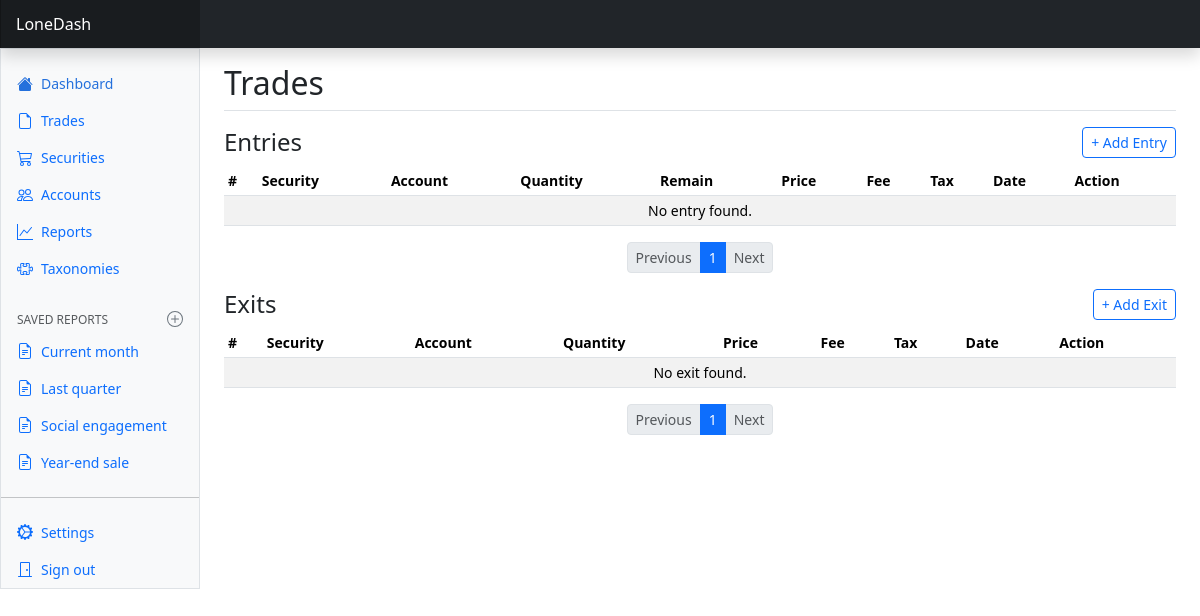
The page /trades/ (signed in) on the database as committed earlier.
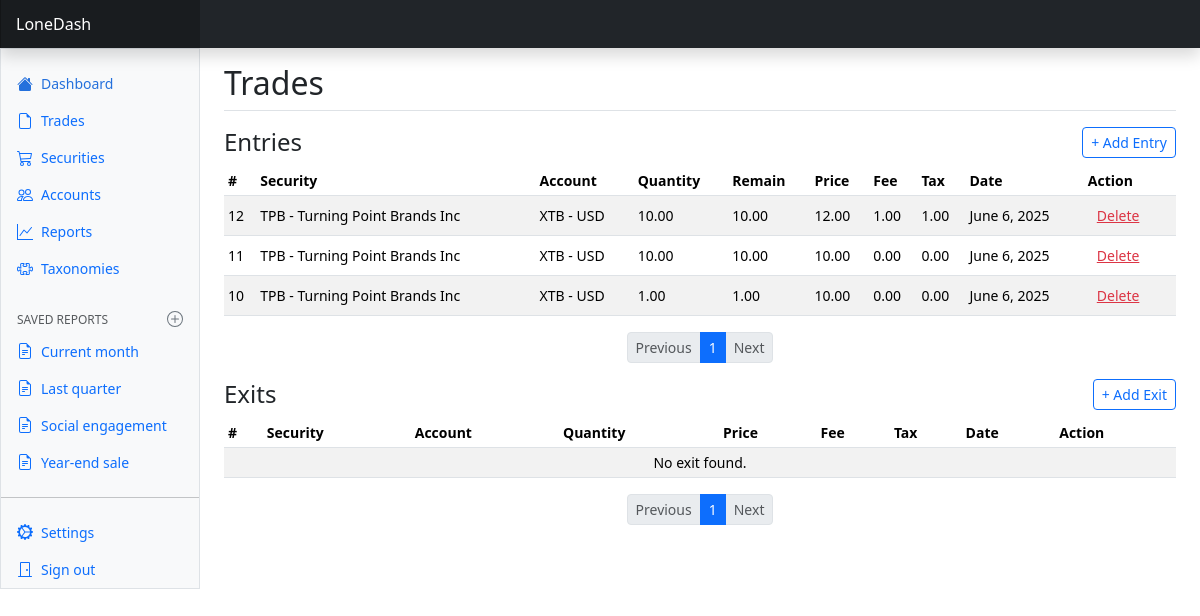
The same page on the database as committed later.
### dash/models.py (models this page shows, shortened)
class TradeEntry(models.Model):
    user = models.ForeignKey(User, on_delete=models.CASCADE, related_name='entries')
    account = models.ForeignKey(Account, on_delete=models.CASCADE, related_name='entries')
    security = models.ForeignKey('Security', on_delete=models.CASCADE, related_name='entries')
    quantity = models.DecimalField(max_digits=16, decimal_places=2)
    price = models.DecimalField(max_digits=16, decimal_places=2)
    fee = models.DecimalField(max_digits=16, decimal_places=2, default=0)
    tax = models.DecimalField(max_digits=16, decimal_places=2, default=0)
    date = models.DateField(default=date.today)
    note = models.TextField(blank=True)
    class Meta:
        ordering = ['-date']
    @property
    def filled_quantity(self):
        return sum(exit.quantity for exit in self.exits.all())
    @property
    def remaining_quantity(self):
        return self.quantity - self.filled_quantity

class Security(models.Model):
    country = models.ForeignKey(Country, on_delete=models.CASCADE, related_name='country')
    user = models.ForeignKey(User, on_delete=models.CASCADE, related_name='security')
    code = models.CharField(max_length=10)
    exchange = models.CharField(max_length=20)
    name = models.CharField(max_length=255)
    type = models.CharField(max_length=255, blank=True)
    isin = models.CharField(max_length=20, blank=True)
    close = models.DecimalField(max_digits=16, decimal_places=2, default=0)
    date = models.DateField(default=date.today)
    api_source = models.CharField(max_length=50, blank=True, null=True)
    industry = models.CharField(max_length=100, blank=True)
    sector = models.CharField(max_length=100, blank=True)
    website = models.URLField(blank=True)
    description = models.TextField(blank=True)
    class Meta:
        constraints = [
            models.UniqueConstraint(fields=['user', 'code'], name='unique_user_code')
        ]
        indexes = [
            models.Index(fields=['user', 'code']),
        ]
    def __str__(self):
        return f"{self.code} - {self.name}"

class Account(models.Model):
    user = models.ForeignKey(User, on_delete=models.CASCADE, related_name='accounts')
    name = models.CharField(max_length=255)
    type = models.CharField(max_length=255, choices=[
        ('deposit', 'Deposit'),
        ('broker', 'Broker'),
    ])
    currency = models.CharField(max_length=10, default='USD')
    active = models.BooleanField(default=True)
    description = models.TextField(blank=True)
    def __str__(self):
        return f"{self.name} - {self.currency}"
    def __init__(self, *args, **kwargs):
        super().__init__(*args, **kwargs)

### dash/views.py (the view)
# urls.py: path('trades/', trades_view, name='trades'),
def trades_view(request):
    entries_list = TradeEntry.objects.filter(user=request.user).order_by('-id')
    entries_paginator = Paginator(entries_list, 10)
    entries_page = entries_paginator.get_page(request.GET.get('entries_page'))
    exits_list = TradeExit.objects.filter(entry__user=request.user).order_by('-id')
    exits_paginator = Paginator(exits_list, 10)
    exits_page = exits_paginator.get_page(request.GET.get('exits_page'))
    svg_content = get_icons_svg()
    return render(request, "trades.html", {'icons_svg': svg_content, 'entries' : entries_page, 'exits' : exits_page})

### dash/templates/trades.html (shortened to what this page needs)
{% extends "base.html" %}
{% block content %}
<main class="col-md-9 ms-sm-auto col-lg-10 px-md-4">
    <div
        class="d-flex justify-content-between flex-wrap flex-md-nowrap align-items-center pt-3 pb-2 mb-3 border-bottom">
        <h2 class="mb-0">Trades</h2>
    </div>
    <div class="d-flex justify-content-between align-items-center mb-2">
        <h4 class="mb-0">Entries</h4>
        <button type="button" class="btn btn-sm btn-outline-primary" id="btn-add-entry">+ Add Entry</button>
    </div>
    <div class="table-responsive small">
        <table class="table table-striped table-sm">
            <thead>
                <tr>
                    <th scope="col">#</th>
                    <th scope="col">Security</th>
                    <th scope="col">Account</th>
                    <th scope="col">Quantity</th>
                    <th scope="col">Remain</th>
                    <th scope="col">Price</th>
                    <th scope="col">Fee</th>
                    <th scope="col">Tax</th>
                    <th scope="col">Date</th>
                    <th scope="col">Action</th>
                </tr>
            </thead>
            <tbody>
                {% for entry in entries %}
                <tr>
                    <td>{{ entry.id }}</td>
                    <td>{{ entry.security }}</td>
                    <td>{{ entry.account }}</td>
                    <td>{{ entry.quantity}}</td>
                    <td>{{ entry.remaining_quantity}}</td>
                    <td>{{ entry.price}}</td>
                    <td>{{ entry.fee}}</td>
                    <td>{{ entry.tax }}</td>
                    <td>{{ entry.date}}</td>
                    <td>
                        <button class="btn btn-sm btn-link text-danger btn-delete-entry"
                            data-id="{{ entry.id }}">Delete</button>
                    </td>
                </tr>
                {% empty %}
                <tr>
                    <td colspan="10" class="text-center">No entry found.</td>
                </tr>
                {% endfor %}
            </tbody>
        </table>
    </div>
    <nav>
        <ul class="pagination pagination-sm justify-content-center">
            {% if entries.has_previous %}
            <li class="page-item">
                <a class="page-link" href="?entries_page={{ entries.previous_page_number }}">Previous</a>
            </li>
            {% else %}
            <li class="page-item disabled"><span class="page-link">Previous</span></li>
            {% endif %}
            {% for num in entries.paginator.page_range %}
            <li class="page-item {% if entries.number == num %}active{% endif %}">
                <a class="page-link" href="?entries_page={{ num }}">{{ num }}</a>
            </li>
            {% endfor %}
            {% if entries.has_next %}
            <li class="page-item">
                <a class="page-link" href="?entries_page={{ entries.next_page_number }}">Next</a>
            </li>
            {% else %}
            <li class="page-item disabled"><span class="page-link">Next</span></li>
            {% endif %}
        </ul>
    </nav>
    <div class="d-flex justify-content-between align-items-center mb-2">
        <h4 class="mb-0">Exits</h4>
        <button type="button" class="btn btn-sm btn-outline-primary" id="btn-add-exit">+ Add Exit</button>
    </div>
    <div class="table-responsive small">
        <table class="table table-striped table-sm">
            <thead>
                <tr>
                    <th scope="col">#</th>
                    <th scope="col">Security</th>
                    <th scope="col">Account</th>
                    <th scope="col">Quantity</th>
                    <th scope="col">Price</th>
                    <th scope="col">Fee</th>
                    <th scope="col">Tax</th>
                    <th scope="col">Date</th>
                    <th scope="col">Action</th>
                </tr>
            </thead>
            <tbody>
                {% for exit in exits %}
                <tr>
                    <td>{{ exit.id }}</td>
                    <td>{{ exit.security }}</td>
                    <td>{{ exit.account }}</td>
                    <td>{{ exit.quantity}}</td>
                    <td>{{ exit.price}}</td>
                    <td>{{ exit.fee}}</td>
                    <td>{{ exit.tax }}</td>
                    <td>{{ exit.date}}</td>
                    <td>
                        <button class="btn btn-sm btn-link text-danger btn-delete-exit"
                            data-id="{{ exit.id }}">Delete</button>
                    </td>
                </tr>
                {% empty %}
                <tr>
                    <td colspan="9" class="text-center">No exit found.</td>
                </tr>
                {% endfor %}
            </tbody>
        </table>
    </div>
    <nav>
        <ul class="pagination pagination-sm justify-content-center">
            {% if exits.has_previous %}
            <li class="page-item">
                <a class="page-link" href="?exits_page={{ exits.previous_page_number }}">Previous</a>
            </li>
            {% else %}
            <li class="page-item disabled"><span class="page-link">Previous</span></li>
            {% endif %}
            {% for num in exits.paginator.page_range %}
            <li class="page-item {% if exits.number == num %}active{% endif %}">
                <a class="page-link" href="?exits_page={{ num }}">{{ num }}</a>
            </li>
            {% endfor %}
            {% if exits.has_next %}
            <li class="page-item">
                <a class="page-link" href="?exits_page={{ exits.next_page_number }}">Next</a>
            </li>
            {% else %}
            <li class="page-item disabled"><span class="page-link">Next</span></li>
            {% endif %}
        </ul>
    </nav>
</main>
{% endblock %}
{% block page_scripts %}
{% load static %}
{% endblock %}

### dash/templates/base.html (shortened to what this page needs)
<!DOCTYPE html>
<html lang="en" data-bs-theme="auto">
{% block head %}
{% include "includes/head.html" %}
{% endblock %}
<body>
    {% block navbar %}
    {% include "includes/navbar.html" %}
    {% endblock %}
<div class="container-fluid">
  <div class="row">
    {% block sidebar %}
    {% include "includes/sidebar.html" %}
    {% endblock %}
    {% block content %}
    {% endblock %}
  </div>
</div>
</body>
</html>

### dash/templates/includes/head.html (shortened to what this page needs)
<head>
    <link href="https://cdn.jsdelivr.net/npm/bootstrap@5.3.6/dist/css/bootstrap.min.css" rel="stylesheet">
    <link href="https://cdn.jsdelivr.net/npm/bootstrap-icons@1.11.3/font/bootstrap-icons.css" rel="stylesheet">
    {% load static %}
    <link href="{% static 'css/style.css' %}" rel="stylesheet">
    <link href="{% static 'css/dashboard.css' %}" rel="stylesheet">
    <link href="{% static 'css/dashboard.rtl.css' %}" rel="stylesheet">
</head>

### dash/templates/includes/navbar.html (shortened to what this page needs)
<header class="navbar sticky-top bg-dark flex-md-nowrap p-0 shadow" data-bs-theme="dark">
  <a
  class="navbar-brand col-md-3 col-lg-2 me-0 px-3 fs-6 text-white" href="#">LoneDash
  </a>
</header>

### dash/templates/includes/sidebar.html (shortened to what this page needs)
<div class="sidebar border border-right col-md-3 col-lg-2 p-0 bg-body-tertiary">
   <div class="offcanvas-md offcanvas-end bg-body-tertiary" tabindex="-1" id="sidebarMenu"
      aria-labelledby="sidebarMenuLabel">
      <div class="offcanvas-body d-md-flex flex-column p-0 pt-lg-3 overflow-y-auto">
         <ul class="nav flex-column">
            <li class="nav-item">
               <a class="nav-link d-flex align-items-center gap-2 active" aria-current="page"
                  href="{% url 'dashboard' %}">
                  <svg class="bi" aria-hidden="true">
                     <use xlink:href="#house-fill"></use>
                  </svg>
                  Dashboard
               </a>
            </li>
            <li class="nav-item">
               <a class="nav-link d-flex align-items-center gap-2" href="{% url 'trades' %}">
                  <svg class="bi"
                     aria-hidden="true">
                     <use xlink:href="#file-earmark"></use>
                  </svg>
                  Trades
               </a>
            </li>
            <li class="nav-item">
               <a class="nav-link d-flex align-items-center gap-2" href="{% url 'securities' %}">
                  <svg class="bi"
                     aria-hidden="true">
                     <use xlink:href="#cart"></use>
                  </svg>
                  Securities
               </a>
            </li>
            <li class="nav-item">
               <a class="nav-link d-flex align-items-center gap-2" href="{% url 'accounts' %}">
                  <svg class="bi"
                     aria-hidden="true">
                     <use xlink:href="#people"></use>
                  </svg>
                  Accounts
               </a>
            </li>
            <li class="nav-item">
               <a class="nav-link d-flex align-items-center gap-2" href="#">
                  <svg class="bi"
                     aria-hidden="true">
                     <use xlink:href="#graph-up"></use>
                  </svg>
                  Reports
               </a>
            </li>
            <li class="nav-item">
               <a class="nav-link d-flex align-items-center gap-2" href="#">
                  <svg class="bi"
                     aria-hidden="true">
                     <use xlink:href="#puzzle"></use>
                  </svg>
                  Taxonomies
               </a>
            </li>
         </ul>
         <h6
            class="sidebar-heading d-flex justify-content-between align-items-center px-3 mt-4 mb-1 text-body-secondary text-uppercase">
            <span>Saved reports</span>
            <a class="link-secondary" href="#" aria-label="Add a new report">
               <svg class="bi" aria-hidden="true">
                  <use xlink:href="#plus-circle"></use>
               </svg>
            </a>
         </h6>
         <ul class="nav flex-column mb-auto">
            <li class="nav-item">
               <a class="nav-link d-flex align-items-center gap-2" href="#">
                  <svg class="bi"
                     aria-hidden="true">
                     <use xlink:href="#file-earmark-text"></use>
                  </svg>
                  Current month
               </a>
            </li>
            <li class="nav-item">
               <a class="nav-link d-flex align-items-center gap-2" href="#">
                  <svg class="bi"
                     aria-hidden="true">
                     <use xlink:href="#file-earmark-text"></use>
                  </svg>
                  Last quarter
               </a>
            </li>
            <li class="nav-item">
               <a class="nav-link d-flex align-items-center gap-2" href="#">
                  <svg class="bi"
                     aria-hidden="true">
                     <use xlink:href="#file-earmark-text"></use>
                  </svg>
                  Social engagement
               </a>
            </li>
            <li class="nav-item">
               <a class="nav-link d-flex align-items-center gap-2" href="#">
                  <svg class="bi"
                     aria-hidden="true">
                     <use xlink:href="#file-earmark-text"></use>
                  </svg>
                  Year-end sale
               </a>
            </li>
         </ul>
         <hr class="my-3">
         <ul class="nav flex-column mb-auto">
            <li class="nav-item">
               <a class="nav-link d-flex align-items-center gap-2" href="{% url 'settings' %}">
                  <svg class="bi"
                     aria-hidden="true">
                     <use xlink:href="#gear-wide-connected"></use>
                  </svg>
                  Settings
               </a>
            </li>
            <li class="nav-item">
               <a class="nav-link d-flex align-items-center gap-2" href="{% url 'logout' %}">
                  <svg class="bi"
                     aria-hidden="true">
                     <use xlink:href="#door-closed"></use>
                  </svg>
                  Sign out
               </a>
            </li>
         </ul>
      </div>
   </div>
</div>

Rows that differ between the two databases and show on the page:
added TradeEntry: id "12", security "TPB - Turning Point Brands Inc", account "XTB - USD", quantity "10.00", remaining_quantity "10.00", price "12.00", fee "1.00", tax "1.00", date "June 6, 2025"
added TradeEntry: id "11", security "TPB - Turning Point Brands Inc", account "XTB - USD", quantity "10.00", remaining_quantity "10.00", price "10.00", fee "0.00", tax "0.00", date "June 6, 2025"
added TradeEntry: id "10", security "TPB - Turning Point Brands Inc", account "XTB - USD", quantity "1.00", remaining_quantity "1.00", price "10.00", fee "0.00", tax "0.00", date "June 6, 2025"
Other text that changed with them:
text no longer shown: "No entry found."
